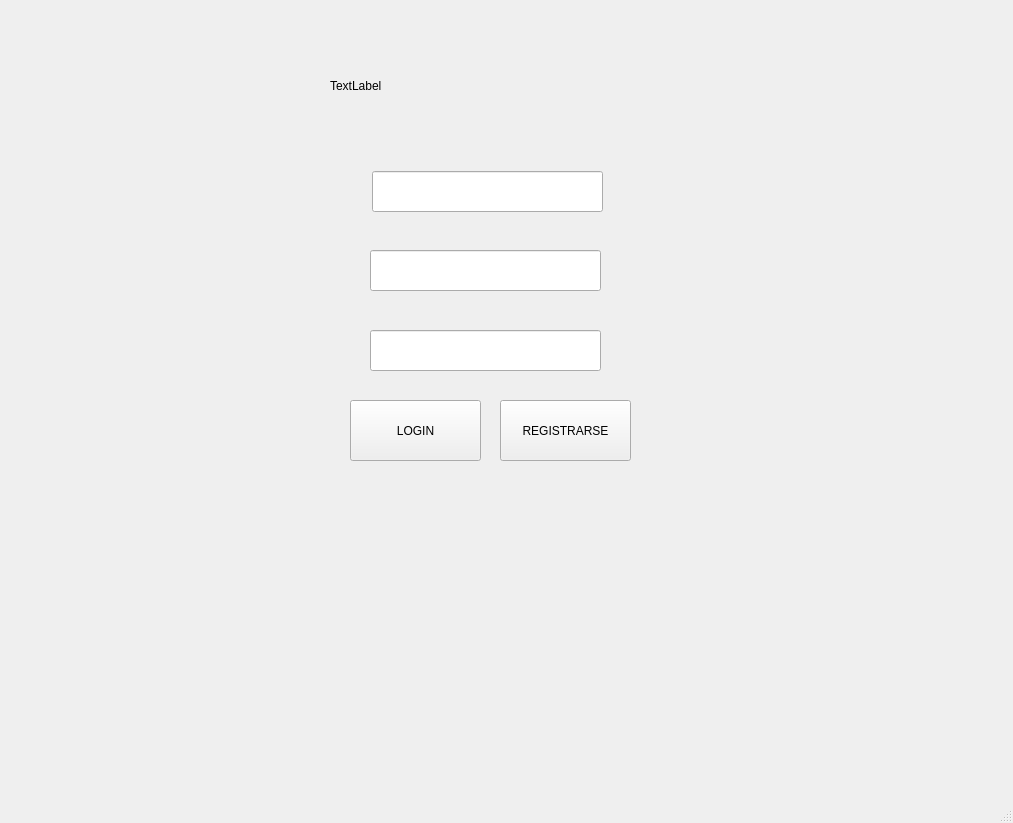
<?xml version="1.0" encoding="UTF-8"?>
<ui version="4.0">
 <class>MainWindow</class>
 <widget class="QMainWindow" name="MainWindow">
  <property name="geometry">
   <rect>
    <x>0</x>
    <y>0</y>
    <width>1013</width>
    <height>823</height>
   </rect>
  </property>
  <property name="windowTitle">
   <string>MainWindow</string>
  </property>
  <widget class="QWidget" name="centralwidget">
   <widget class="QLabel" name="label">
    <property name="geometry">
     <rect>
      <x>330</x>
      <y>30</y>
      <width>311</width>
      <height>111</height>
     </rect>
    </property>
    <property name="text">
     <string>TextLabel</string>
    </property>
   </widget>
   <widget class="QLineEdit" name="lineEdit">
    <property name="geometry">
     <rect>
      <x>372</x>
      <y>171</y>
      <width>231</width>
      <height>41</height>
     </rect>
    </property>
   </widget>
   <widget class="QLineEdit" name="lineEdit_2">
    <property name="geometry">
     <rect>
      <x>370</x>
      <y>250</y>
      <width>231</width>
      <height>41</height>
     </rect>
    </property>
   </widget>
   <widget class="QLineEdit" name="lineEdit_3">
    <property name="geometry">
     <rect>
      <x>370</x>
      <y>330</y>
      <width>231</width>
      <height>41</height>
     </rect>
    </property>
   </widget>
   <widget class="QPushButton" name="btnLogin">
    <property name="geometry">
     <rect>
      <x>350</x>
      <y>400</y>
      <width>131</width>
      <height>61</height>
     </rect>
    </property>
    <property name="text">
     <string>LOGIN</string>
    </property>
   </widget>
   <widget class="QPushButton" name="btnLogin_2">
    <property name="geometry">
     <rect>
      <x>500</x>
      <y>400</y>
      <width>131</width>
      <height>61</height>
     </rect>
    </property>
    <property name="text">
     <string>REGISTRARSE</string>
    </property>
   </widget>
  </widget>
  <widget class="QMenuBar" name="menubar">
   <property name="geometry">
    <rect>
     <x>0</x>
     <y>0</y>
     <width>1013</width>
     <height>33</height>
    </rect>
   </property>
  </widget>
  <widget class="QStatusBar" name="statusbar"/>
 </widget>
 <resources/>
 <connections/>
</ui>
